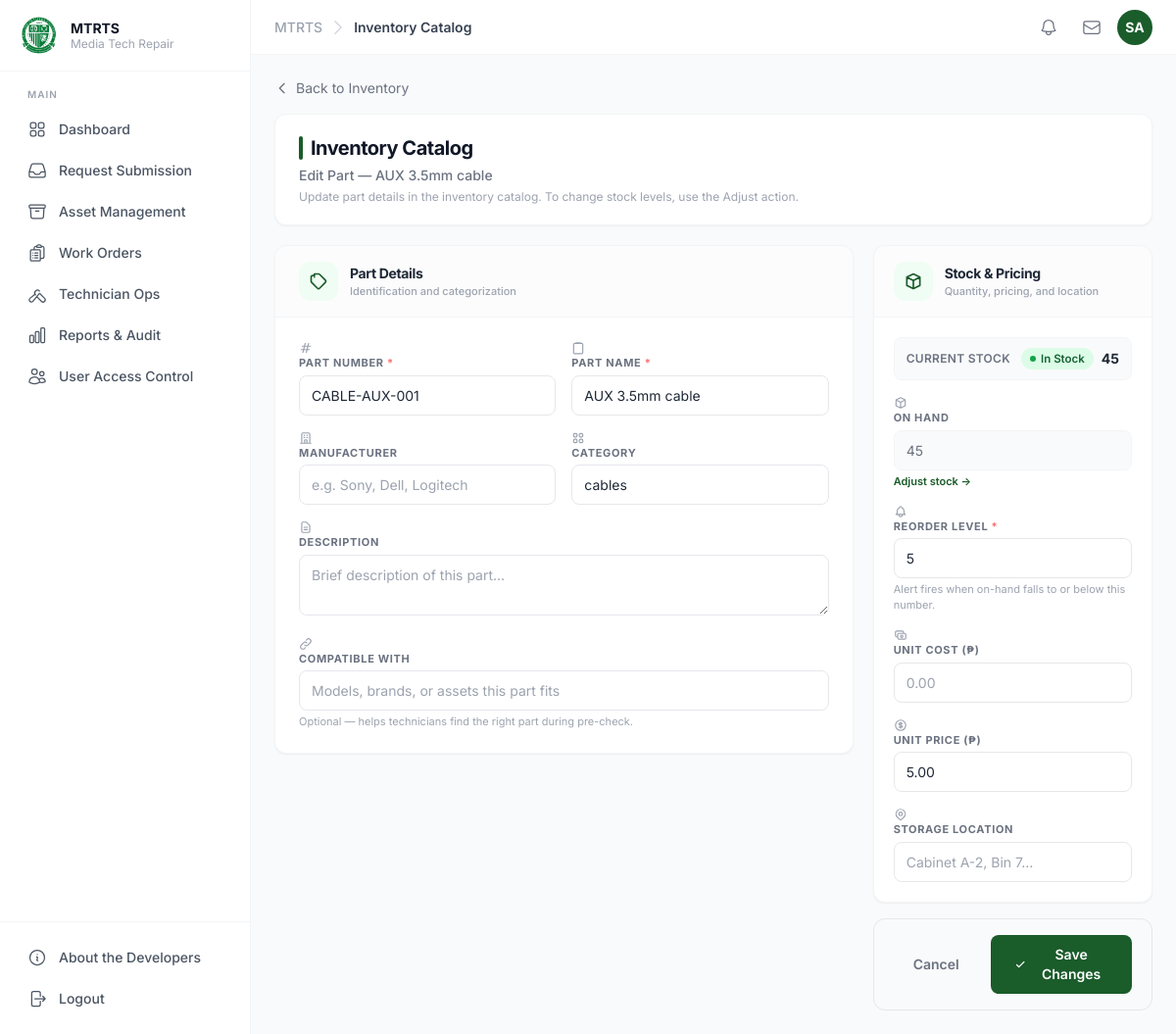
Screenshot of /modules/inventory/edit.php?id=4 (signed in) with the database file from the repository.
### tables this page shows
CREATE TABLE parts_inventory (
  part_id          INT           PRIMARY KEY AUTO_INCREMENT,
  part_number      VARCHAR(100)  NOT NULL UNIQUE,
  part_name        VARCHAR(150)  NOT NULL,
  description      VARCHAR(255)  NULL,
  manufacturer     VARCHAR(100)  NULL,
  category         VARCHAR(100)  NULL,
  compatible_with  VARCHAR(500)  NULL,
  quantity_on_hand INT           NOT NULL DEFAULT 0,
  reorder_level    INT           NOT NULL DEFAULT 5,
  unit_cost        DECIMAL(10,2) NULL,
  unit_price       DECIMAL(10,2) NULL,
  storage_location VARCHAR(100)  NULL,
  is_active        TINYINT(1)    NOT NULL DEFAULT 1,
  created_at       DATETIME      NOT NULL DEFAULT CURRENT_TIMESTAMP,
  updated_at       DATETIME      NOT NULL DEFAULT CURRENT_TIMESTAMP ON UPDATE CURRENT_TIMESTAMP
);

### modules/inventory/edit.php (called while the page is built, shortened)
<?php
require_once __DIR__ . '/../../config/guard.php';
require_once __DIR__ . '/functions.php';
$id = (int)($_GET['id'] ?? 0);
$part = $id > 0 ? get_part($pdo, $id) : null;
$is_edit  = true;
$old      = $_SESSION['inv_form_old'] ?? [];
require __DIR__ . '/_form.view.php';
require_once __DIR__ . '/../../includes/footer.php';

### modules/inventory/functions.php (called while the page is built, shortened)
<?php
function get_part(PDO $pdo, int $part_id): ?array {
    $stmt = $pdo->prepare("SELECT * FROM parts_inventory WHERE part_id = ? LIMIT 1");
    $stmt->execute([$part_id]);
    $r = $stmt->fetch(PDO::FETCH_ASSOC);
    return $r ?: null;
}

### modules/inventory/_form.view.php (the view, shortened to what this page needs)
<?php
$old     = $old ?? [];
$part    = $part ?? [];
$errors  = $errors ?? [];
$is_edit = $is_edit ?? false;
$v = function(string $k, $default = '') use ($old, $part) {
    if (array_key_exists($k, $old))  return htmlspecialchars((string)$old[$k]);
    if (array_key_exists($k, $part)) return htmlspecialchars((string)$part[$k]);
    return htmlspecialchars((string)$default);
};
$e = fn(string $k) => isset($errors[$k]) ? 'fin-err' : '';
$_stock_class = '';
$_stock_label = '';
if ($is_edit && isset($part['quantity_on_hand'])) {
    $qty = (int)$part['quantity_on_hand'];
    $rl  = (int)$part['reorder_level'];
    if ($qty <= 0)       { $_stock_class = 'stock-out'; $_stock_label = 'Out of Stock'; }
    elseif ($qty <= $rl) { $_stock_class = 'stock-low'; $_stock_label = 'Low Stock'; }
    else                 { $_stock_class = 'stock-ok';  $_stock_label = 'In Stock'; }
}
?>
<div class="flex items-center gap-2 mb-4">
  <a href="index.php"
     class="inline-flex items-center gap-1.5 text-sm text-gray-500 hover:text-gray-900 transition-colors">
    <svg class="w-4 h-4" fill="none" viewBox="0 0 24 24" stroke="currentColor" stroke-width="2">
      <path stroke-linecap="round" stroke-linejoin="round" d="M15 19l-7-7 7-7"/>
    </svg>
    Back to Inventory
  </a>
</div>
<div class="bg-white rounded-xl shadow-sm border border-gray-100 px-6 py-5 mb-5">
  <h2 class="text-xl font-bold text-gray-900 tracking-tight flex items-center gap-2">
    <span class="block w-1 h-6 bg-olfu-green rounded-full flex-shrink-0"></span>
    Inventory Catalog
  </h2>
  <p class="text-sm text-gray-500 mt-1 font-medium">
    <?= $is_edit ? 'Edit Part — ' . htmlspecialchars($part['part_name'] ?? '') : 'Add New Part' ?>
  </p>
  <p class="text-xs text-gray-400 mt-1">
    <?= $is_edit
      ? 'Update part details in the inventory catalog. To change stock levels, use the Adjust action.'
      : 'Register a new part in the inventory catalog. Initial stock is recorded in the audit log.' ?>
  </p>
</div>
<form method="POST" action="save.php" class="grid grid-cols-1 lg:grid-cols-3 gap-5">
  <div class="lg:col-span-2 space-y-5">
    <div class="bg-white rounded-xl shadow-sm border border-gray-100 overflow-hidden">
      <div class="flex items-center gap-3 px-6 py-4 border-b border-gray-100 bg-gray-50/50">
        <div class="w-10 h-10 rounded-xl bg-green-50 flex items-center justify-center flex-shrink-0">
          <svg class="w-5 h-5 text-olfu-green" fill="none" viewBox="0 0 24 24" stroke="currentColor" stroke-width="2">
            <path stroke-linecap="round" stroke-linejoin="round" d="M7 7h.01M7 3h5c.512 0 1.024.195 1.414.586l7 7a2 2 0 010 2.828l-7 7a2 2 0 01-2.828 0l-7-7A2 2 0 013 12V7a2 2 0 012-2h2z"/>
          </svg>
        </div>
        <div>
          <p class="text-sm font-bold text-gray-800 tracking-tight">Part Details</p>
          <p class="text-[11px] text-gray-400 font-medium">Identification and categorization</p>
        </div>
      </div>
      <div class="p-6">
        <div class="grid grid-cols-1 md:grid-cols-2 gap-4">
          <div>
            <label class="flbl flex items-center gap-1.5">
              <svg class="w-3.5 h-3.5 text-gray-400 flex-shrink-0" fill="none" viewBox="0 0 24 24" stroke="currentColor" stroke-width="2">
                <path stroke-linecap="round" stroke-linejoin="round" d="M7 20l4-16m2 16l4-16M6 9h14M4 15h14"/>
              </svg>
              Part Number <span class="text-red-400">*</span>
            </label>
            <input type="text" name="part_number" value="<?= $v('part_number') ?>"
                   class="fin <?= $e('part_number') ?>" placeholder="e.g. PN-00142" required>
          </div>
          <div>
            <label class="flbl flex items-center gap-1.5">
              <svg class="w-3.5 h-3.5 text-gray-400 flex-shrink-0" fill="none" viewBox="0 0 24 24" stroke="currentColor" stroke-width="2">
                <path stroke-linecap="round" stroke-linejoin="round" d="M16 4h2a2 2 0 012 2v14a2 2 0 01-2 2H6a2 2 0 01-2-2V6a2 2 0 012-2h2m0 0V3h8v1m0 0H8"/>
              </svg>
              Part Name <span class="text-red-400">*</span>
            </label>
            <input type="text" name="part_name" value="<?= $v('part_name') ?>"
                   class="fin <?= $e('part_name') ?>" placeholder="e.g. HDMI Cable 2m" required>
          </div>
          <div>
            <label class="flbl flex items-center gap-1.5">
              Manufacturer
            </label>
            <input type="text" name="manufacturer" value="<?= $v('manufacturer') ?>"
                   class="fin" placeholder="e.g. Sony, Dell, Logitech">
          </div>
          <div>
            <label class="flbl flex items-center gap-1.5">
              Category
            </label>
            <input type="text" name="category" value="<?= $v('category') ?>"
                   class="fin" placeholder="e.g. cables, projector, audio…"
                   list="category-list" autocomplete="off">
          </div>
          <div class="md:col-span-2">
            <label class="flbl flex items-center gap-1.5">
              <svg class="w-3.5 h-3.5 text-gray-400 flex-shrink-0" fill="none" viewBox="0 0 24 24" stroke="currentColor" stroke-width="2">
                <path stroke-linecap="round" stroke-linejoin="round" d="M9 12h6m-6 4h6m2 5H7a2 2 0 01-2-2V5a2 2 0 012-2h5.586a1 1 0 01.707.293l5.414 5.414a1 1 0 01.293.707V19a2 2 0 01-2 2z"/>
              </svg>
              Description
            </label>
            <textarea name="description" rows="2" class="fin"
                      placeholder="Brief description of this part…"><?= $v('description') ?></textarea>
          </div>
          <div class="md:col-span-2">
            <label class="flbl flex items-center gap-1.5">
              <svg class="w-3.5 h-3.5 text-gray-400 flex-shrink-0" fill="none" viewBox="0 0 24 24" stroke="currentColor" stroke-width="2">
                <path stroke-linecap="round" stroke-linejoin="round" d="M13.828 10.172a4 4 0 00-5.656 0l-4 4a4 4 0 105.656 5.656l1.102-1.101m-.758-4.899a4 4 0 005.656 0l4-4a4 4 0 00-5.656-5.656l-1.1 1.1"/>
              </svg>
              Compatible With
            </label>
            <input type="text" name="compatible_with" value="<?= $v('compatible_with') ?>"
                   class="fin" placeholder="Models, brands, or assets this part fits">
            <p class="fhint">Optional — helps technicians find the right part during pre-check.</p>
          </div>
        </div>
      </div>
    </div>
  </div>
  <div class="space-y-4">
    <div class="bg-white rounded-xl shadow-sm border border-gray-100 overflow-hidden">
      <div class="flex items-center gap-3 px-5 py-4 border-b border-gray-100 bg-gray-50/50">
        <div class="w-10 h-10 rounded-xl bg-green-50 flex items-center justify-center flex-shrink-0">
          <svg class="w-5 h-5 text-olfu-green" fill="none" viewBox="0 0 24 24" stroke="currentColor" stroke-width="2">
            <path stroke-linecap="round" stroke-linejoin="round" d="M20 7l-8-4-8 4m16 0l-8 4m8-4v10l-8 4m0-10L4 7m8 4v10M4 7v10l8 4"/>
          </svg>
        </div>
        <div>
          <p class="text-sm font-bold text-gray-800 tracking-tight">Stock &amp; Pricing</p>
          <p class="text-[11px] text-gray-400 font-medium">Quantity, pricing, and location</p>
        </div>
      </div>
      <div class="p-5 space-y-4">
        <?php if ($is_edit): ?>
        <div class="flex items-center justify-between bg-gray-50 rounded-lg px-3 py-2.5 border border-gray-100">
          <span class="text-xs font-semibold text-gray-500 uppercase tracking-wide">Current Stock</span>
          <div class="flex items-center gap-2">
            <span class="stock-pill <?= $_stock_class ?>">
              <span class="bdot"></span><?= $_stock_label ?>
            </span>
            <span class="text-sm font-bold text-gray-800"><?= (int)$part['quantity_on_hand'] ?></span>
          </div>
        </div>
        <?php endif; ?>
        <?php if (!$is_edit): ?>
          <div>
            <label class="flbl flex items-center gap-1.5">
              <svg class="w-3.5 h-3.5 text-gray-400 flex-shrink-0" fill="none" viewBox="0 0 24 24" stroke="currentColor" stroke-width="2">
                <path stroke-linecap="round" stroke-linejoin="round" d="M20 7l-8-4-8 4m16 0l-8 4m8-4v10l-8 4m0-10L4 7m8 4v10M4 7v10l8 4"/>
              </svg>
              Initial Quantity
            </label>
            <input type="number" name="initial_qty" value="<?= $v('initial_qty', '0') ?>"
                   min="0" class="fin">
            <p class="fhint">Starting on-hand count. Use Adjust later to change stock.</p>
          </div>
        <?php else: ?>
          <div>
            <label class="flbl flex items-center gap-1.5">
              <svg class="w-3.5 h-3.5 text-gray-400 flex-shrink-0" fill="none" viewBox="0 0 24 24" stroke="currentColor" stroke-width="2">
                <path stroke-linecap="round" stroke-linejoin="round" d="M20 7l-8-4-8 4m16 0l-8 4m8-4v10l-8 4m0-10L4 7m8 4v10M4 7v10l8 4"/>
              </svg>
              On Hand
            </label>
            <input type="number" value="<?= (int)$part['quantity_on_hand'] ?>" class="fin" readonly>
            <p class="fhint">
              <a href="adjust.php?id=<?= (int)$part['part_id'] ?>"
                 class="text-olfu-green font-semibold hover:underline">Adjust stock →</a>
            </p>
          </div>
        <?php endif; ?>
        <div>
          <label class="flbl flex items-center gap-1.5">
            Reorder Level <span class="text-red-400">*</span>
          </label>
          <input type="number" name="reorder_level" value="<?= $v('reorder_level', '5') ?>"
                 min="0" class="fin <?= $e('reorder_level') ?>" required>
          <p class="fhint">Alert fires when on-hand falls to or below this number.</p>
        </div>
        <div>
          <label class="flbl flex items-center gap-1.5">
            Unit Cost (₱)
          </label>
          <input type="number" step="0.01" name="unit_cost" value="<?= $v('unit_cost') ?>"
                 min="0" class="fin" placeholder="0.00">
        </div>
        <div>
          <label class="flbl flex items-center gap-1.5">
            Unit Price (₱)
          </label>
          <input type="number" step="0.01" name="unit_price" value="<?= $v('unit_price') ?>"
                 min="0" class="fin" placeholder="0.00">
        </div>
        <div>
          <label class="flbl flex items-center gap-1.5">
            Storage Location
          </label>
          <input type="text" name="storage_location" value="<?= $v('storage_location') ?>"
                 class="fin" placeholder="Cabinet A-2, Bin 7…">
        </div>
      </div>
    </div>
    <div class="bg-gray-50 border border-gray-200 rounded-xl px-5 py-4 flex items-center justify-end gap-3">
      <a href="index.php"
         class="text-sm font-semibold text-gray-500 hover:text-gray-800 px-5 py-2.5 rounded-lg hover:bg-gray-200 transition-colors">
        Cancel
      </a>
      <button type="submit"
              class="inline-flex items-center gap-2 bg-olfu-green hover:bg-olfu-green-md text-white text-sm font-semibold px-6 py-2.5 rounded-lg transition-colors">
        <svg class="w-4 h-4" fill="none" viewBox="0 0 24 24" stroke="currentColor" stroke-width="2.5">
          <?php if ($is_edit): ?>
            <path stroke-linecap="round" stroke-linejoin="round" d="M5 13l4 4L19 7"/>
          <?php else: ?>
            <path stroke-linecap="round" stroke-linejoin="round" d="M12 5v14M5 12h14"/>
          <?php endif; ?>
        </svg>
        <?= $is_edit ? 'Save Changes' : 'Create Part' ?>
      </button>
    </div>
  </div>
</form>

### public/assets/css/typography.css (style rules this page uses)
*, *::before, *::after { font-family: 'Inter', ui-sans-serif, system-ui, -apple-system, sans-serif; }

### modules/inventory/_styles.php (style rules this page uses)
.stock-pill { display:inline-flex;align-items:center;padding:3px 9px;border-radius:20px;font-size:11.5px;font-weight:600;line-height:1.4; }
.stock-pill .bdot { width:6px;height:6px;border-radius:50%;margin-right:5px;flex-shrink:0;display:inline-block; }
.stock-ok { background:#dcfce7;color:#166534; }
.stock-ok .bdot { background:#16a34a; }
.flbl { font-size:11px;font-weight:700;text-transform:uppercase;letter-spacing:.06em;color:#6b7280;display:block;margin-bottom:4px; }
.fin { width:100%;padding:9px 12px;border:1.5px solid #e5e7eb;border-radius:8px;font-size:14px;font-family:inherit;color:#1f2937;outline:none;transition:all .15s;background:#fff; }
.fin[readonly] { background:#f9fafb;color:#6b7280;cursor:default;border-color:#f3f4f6; }
.fhint { font-size:11px;color:#9ca3af;margin-top:4px;line-height:1.4; }

### rows the page displays
parts_inventory: part_name "AUX 3.5mm cable", part_number "CABLE-AUX-001", category "cables", _stock_label "In Stock", quantity_on_hand "45", reorder_level "5", unit_price "5.00"

### other values shown
$label "Request Submission"
$label "Asset Management"
$label "Work Orders"
$label "Technician Ops"
$label "Reports & Audit"
$label "User Access Control"
$page_title "Inventory Catalog"
$initials "SA"
